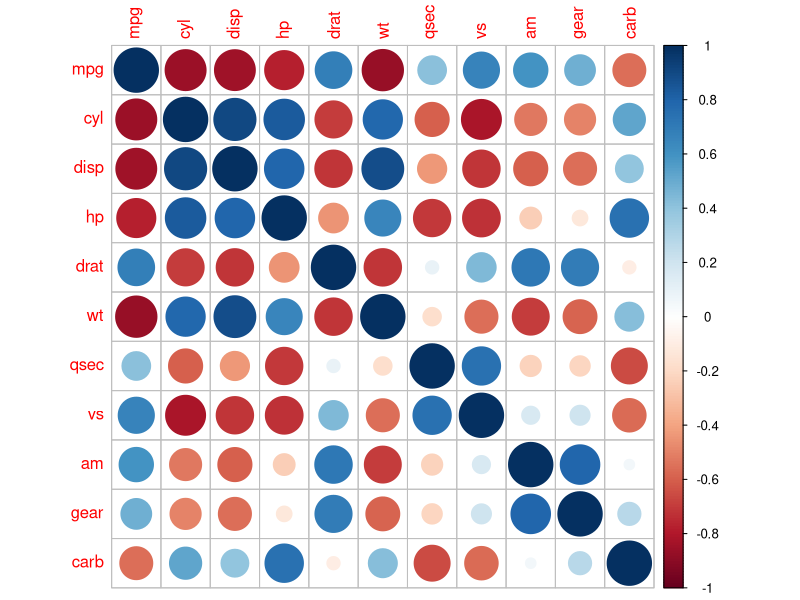
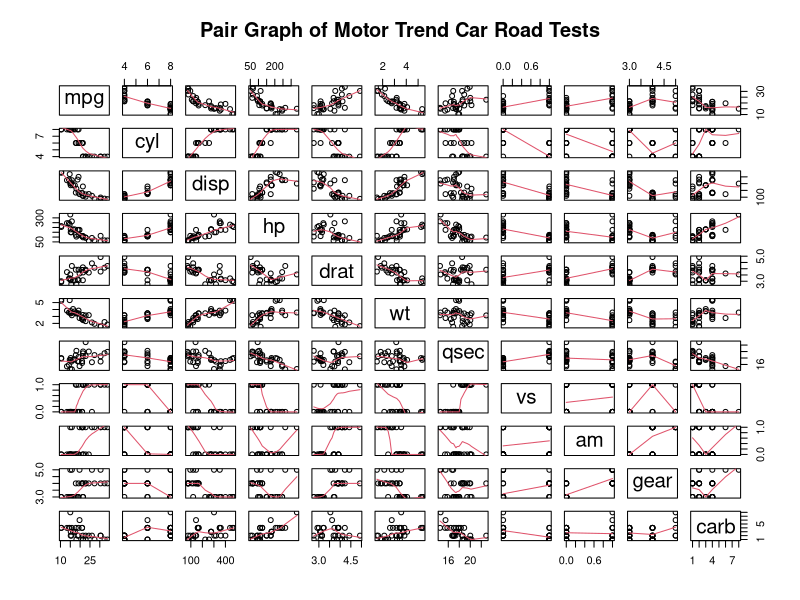
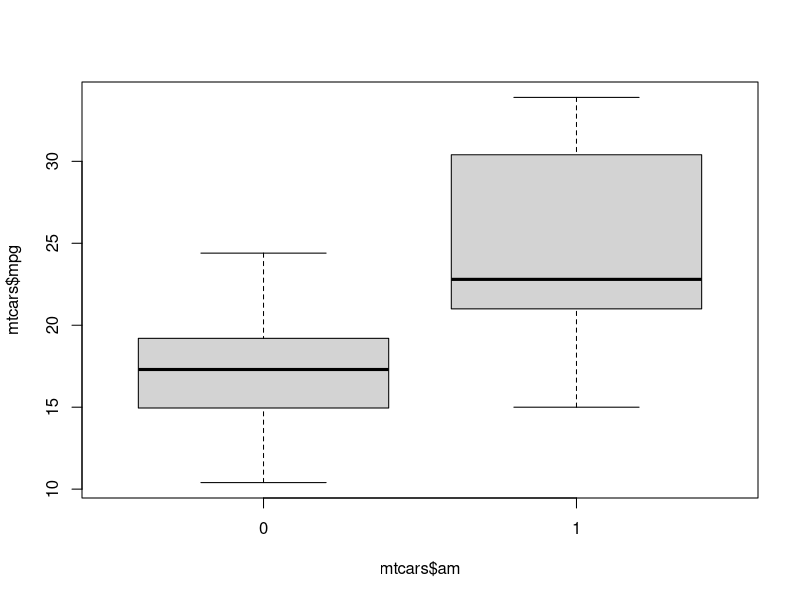
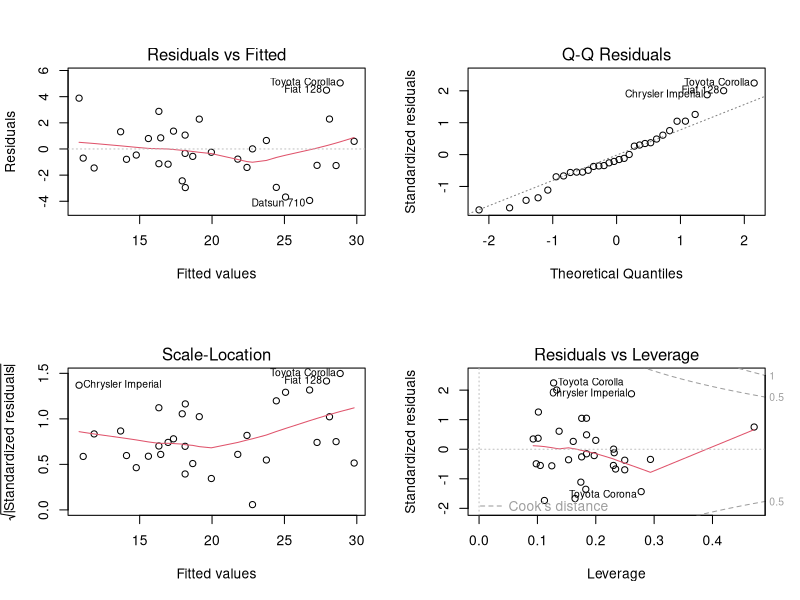
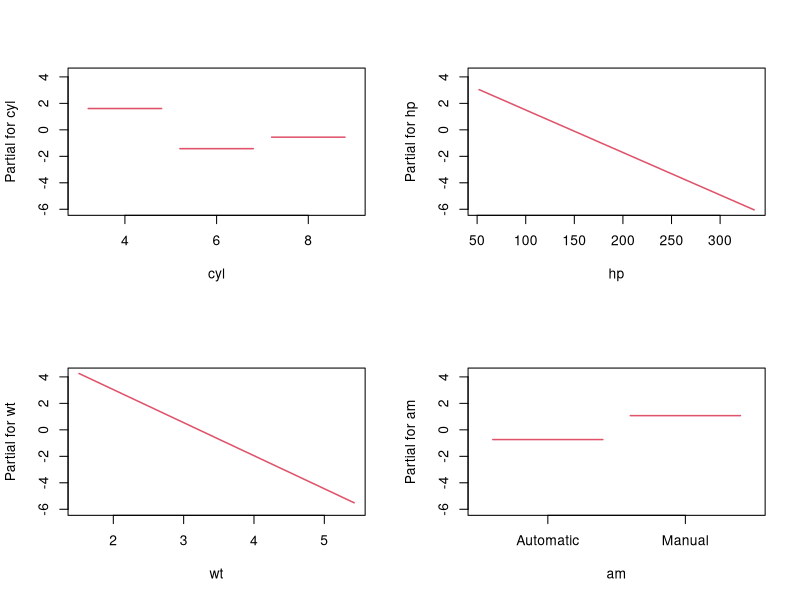

Recreate these plots in R, in order.
# Análise de Regressão

# Obs: Caso tenha problemas com a acentuação, consulte este link:
# https://support.rstudio.com/hc/en-us/articles/200532197-Character-Encoding

# Configurando o diretório de trabalho
# Coloque entre aspas o diretório de trabalho que você está usando no seu computador
# Não use diretórios com espaço no nome
setwd("/home/aline/Projetos/2")
getwd()

# Explorando Testes "Motor Trend Car Road"

# Neste projeto, trabalhamos para a Motor Trend (uma revista sobre a indústria automobilística) e 
# vamos analisar o conjunto de dados mtcars. Observando um conjunto de dados de uma coleção de 
# carros (que contém 32 observações), eles estão interessados em explorar a relação entre um 
# conjunto de variáveis e a autonomia de combustível em milhas por galão (mpg), que é a nossa variável target. 
# Estão particularmente interessados nestas duas questões:

# Qual tipo de transmissão consome menos combustível, automática ou manual?
# Quão diferente é o mpg entre as transmissões 'Automática' e 'Manual'?


#####--------------------- Pré-processamento e Transformações de Dados -----------------------------
# Carga de dados
data(mtcars)
head(mtcars)

# mpg	- Miles/gallon
# cyl	- Number of cylinders
# disp	- Displacement (cu.in.)
# hp	- Gross horsepower
# drat	- Rear axle ratio
# wt	- Weight (1000 lbs)
# qsec	- 1/4 mile time
# vs	- V/S
# am	- Transmission (0 = automatic, 1 = manual)
# gear	- Number of forward gears
# carb	- Number of carburetors


#####--------------------- Análise Exploratória -----------------------------
# Exploramos várias relações entre as variáveis de interesse e o resultado (target). Inicialmente, traçamos as 
# relações entre todas as variáveis do conjunto de dados conforme gráfico abaixo. 
# A partir da matriz de correlação notamos que variáveis como cyl, disp, hp, drat, wt, vs e am parecem ter
# alguma forte correlação com mpg. Usaremos modelos lineares para quantificar isso na próxima seção.

# Além disso, traçamos um boxplot da variável mpg quando am é 'Automático' ou 'Manual' 
# Este gráfico mostra que o mpg aumenta quando a transmissão é 'Manual'.
install.packages("corrplot")
library(corrplot)
par(mfrow=c(1,1))

# Corrplot
m_cor <- cor(mtcars)
corrplot(m_cor, method = "circle")

# Pair Plot
pairs(mtcars, panel=panel.smooth, main="Pair Graph of Motor Trend Car Road Tests")

# Boxplot
boxplot(mtcars$mpg ~ mtcars$am)


#####--------------------- Extração e transformação -----------------------------
# Inicialmennte carregamos o conjunto de dados, realizamos as transformações de dados necessárias, 
# fatorizamos algumas variáveis e observando os dados:
mtcars$cyl <- factor(mtcars$cyl)
mtcars$vs <- factor(mtcars$vs)
mtcars$gear <- factor(mtcars$gear)
mtcars$carb <- factor(mtcars$carb)
mtcars$am <- factor(mtcars$am,labels=c('Automatic','Manual'))

# Resumo
str(mtcars)


#####--------------------- Análise de Regressão -----------------------------
# Nesta seção, vamos construir modelos de regressão linear com base nas diferentes variáveis de 
# interesse e tentar descobrir o melhor modelo de ajuste. Vamos compará-lo com o modelo base que 
# temos usando ANOVA. Após a seleção do modelo, realizaremos uma análise dos resíduos.


#####--------------------- Construção do Modelo -----------------------------
# Com base na matriz de correlação, existem diversas variáveis que parecem ter alta correlação com mpg. 
# Iremos construir um modelo inicial com todas as variáveis como preditores e usaremos o método de seleção stepwise
# para selecionar os preditores mais sgnificantes para a versão final do modelo. Isto é obtido pelo método stepwise, 
# que executa a função lm() várias vezes para construir modelos de regressão múltipla e selecionar as melhores 
# variáveis a partir deles, usando tanto a seleção direta (forward selection) e 
# métodos de eliminação (backward elimination) através do algoritmo AIC.
?lm
mod_init <- lm(mpg ~ ., data = mtcars)
?step
mod_best <- step(mod_init, direction = "both")

summary(mod_best)

# Podemos ver que o valor de R2 ajustado é igual a 0,84, que é o máximo obtido considerando 
# todas as combinações de variáveis. Portanto, podemos concluir que mais de 84% da variabilidade 
# é explicada por este modelo.

# Agora, usando ANOVA, vamos comparar o modelo base com apenas a variável "am" como a variável preditora e o 
# melhor modelo obtido acima:
mod_base <- lm(mpg ~ am, data = mtcars)
anova(mod_best, mod_base)

# Considerando este resultado, o valor p obtido é altamente significativo e rejeitamos a hipótese 
# nula de que as variáveis cyl, hp e wt não contribuem para a precisão do modelo.


#####--------------------- Análise dos Residuais e Diagnósticos -----------------------------
# Agora exploramos os plots dos resíduos do nosso modelo de regressão e também calculamos alguns 
# dos diagnósticos de regressão de nosso modelo para descobrir outliers no conjunto de dados:
par(mfrow=c(2,2))
plot(mod_best, which=1)
plot(mod_best, which=2)
plot(mod_best, which=3)
plot(mod_best, which=5)

# A partir destes plots podemos concluir o seguinte:

# O gráfico Residuals vs Fitted mostra pontos aleatórios no gráfico que verifica a condição de independência.
# Na plot Normal Q-Q os pontos caem principalmente sobre a linha indicando que os resíduos são normalmente distribuídos.
# No gráfico Scale-Location os pontos estão em um padrão constante, indicando variância constante.
# Finalmente, o gráfico Residuals vs Leverage mostra alguns pontos de interesse (outliers ou pontos de alavancagem) 
# estão no canto superior direito.

# Agora vamos calcular alguns diagnósticos de regressão do nosso modelo para descobrir quais são os outliers. 
# Calculamos os três primeiros pontos em cada caso de medidas de influência.
lev <- hatvalues(mod_best)
tail(sort(lev),3)

inf <- dfbetas(mod_best)
tail(sort(inf[,3]),3)

# Olhando para este resultado vemos que eles são os mesmos carros mostrados nos Plots dos resíduos.

# Inferência Estatística

# Finalmente, realizaremos um teste t assumindo que os dados de transmissão têm uma distribuição normal 
# e veremos que as transmissões manuais e automáticas são significativamente diferentes:
t.test(mpg ~ am, data = mtcars)


#####--------------------- Conclusões -----------------------------
# A partir do resumo (mod_best) podemos concluir o seguinte:
coefficients(mod_best)
confint(mod_best)
fitted(mod_best)
influence(mod_best)

par(mfrow=c(2,2))
termplot(mod_best)

# Milhas por galão (mpg) irá aumentar em 1.81 em carros com transmissão 'Manual' 
# em comparação com carros com transmissão 'Automatic' (ajustado por hp, cyl e wt). 
# Conclusão para a Motor Trend Magazine é: 'Transmissão manual' é melhor para mpg.

# Milhas por galão (mpg) irá diminuir em 2,5 por cada 1000 lb de aumento em peso (ajustado por hp, cyl e am).
# Conclusão: Milhas por galão (mpg) diminui com aumento de wt.

# Milhas por galão (mpg) irá diminuir em um fator de 3 e 2,2 se o número de cilindros cyl 
# aumentar de 4 para 6 e 8, respectivamente (ajustado por hp, wt e am).






